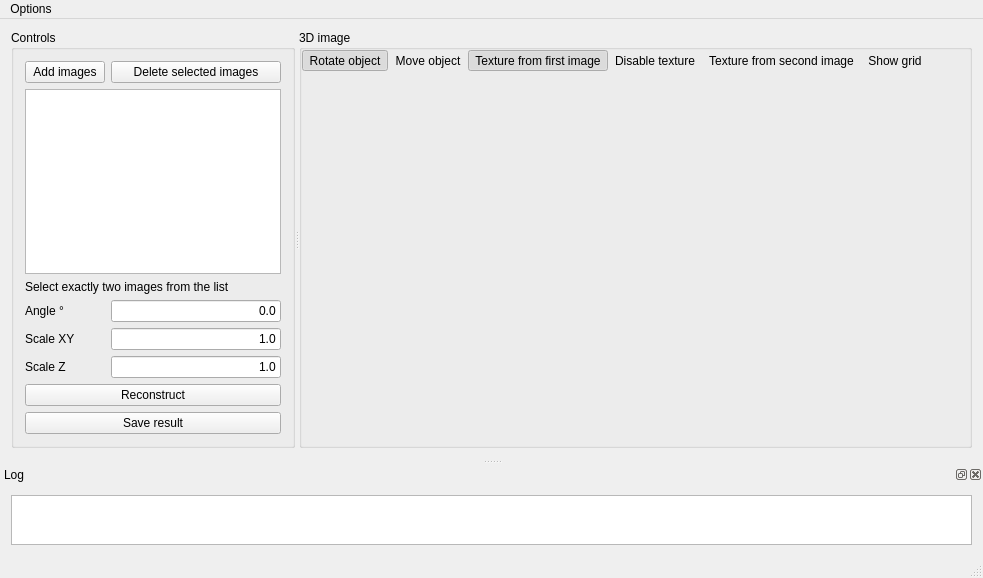
<?xml version="1.0" encoding="UTF-8"?>
<ui version="4.0">
 <class>MainWindow</class>
 <widget class="QMainWindow" name="MainWindow">
  <property name="geometry">
   <rect>
    <x>0</x>
    <y>0</y>
    <width>792</width>
    <height>578</height>
   </rect>
  </property>
  <property name="windowTitle">
   <string>Cybervision</string>
  </property>
  <property name="windowIcon">
   <iconset resource="../ReconstructionResources.qrc">
    <normaloff>:/icons/UI/icons/cybervision.png</normaloff>:/icons/UI/icons/cybervision.png</iconset>
  </property>
  <widget class="QWidget" name="centralWidget">
   <layout class="QGridLayout" name="gridLayout">
    <item row="0" column="0">
     <widget class="QSplitter" name="splitter">
      <property name="sizePolicy">
       <sizepolicy hsizetype="Expanding" vsizetype="Expanding">
        <horstretch>0</horstretch>
        <verstretch>0</verstretch>
       </sizepolicy>
      </property>
      <property name="locale">
       <locale language="English" country="UnitedStates"/>
      </property>
      <property name="orientation">
       <enum>Qt::Horizontal</enum>
      </property>
      <widget class="QGroupBox" name="controlsGroupBox">
       <property name="sizePolicy">
        <sizepolicy hsizetype="Fixed" vsizetype="Expanding">
         <horstretch>0</horstretch>
         <verstretch>0</verstretch>
        </sizepolicy>
       </property>
       <property name="title">
        <string>Controls</string>
       </property>
       <layout class="QGridLayout" name="gridLayout_2">
        <item row="0" column="0">
         <widget class="QPushButton" name="addImageButton">
          <property name="locale">
           <locale language="English" country="UnitedStates"/>
          </property>
          <property name="text">
           <string>Add images</string>
          </property>
         </widget>
        </item>
        <item row="2" column="0" colspan="2">
         <widget class="QListWidget" name="imageList">
          <property name="locale">
           <locale language="English" country="UnitedStates"/>
          </property>
          <property name="selectionMode">
           <enum>QAbstractItemView::MultiSelection</enum>
          </property>
         </widget>
        </item>
        <item row="8" column="0" colspan="2">
         <widget class="QPushButton" name="startProcessButton">
          <property name="locale">
           <locale language="English" country="UnitedStates"/>
          </property>
          <property name="text">
           <string>Reconstruct</string>
          </property>
         </widget>
        </item>
        <item row="9" column="0" colspan="2">
         <widget class="QPushButton" name="saveButton">
          <property name="locale">
           <locale language="English" country="UnitedStates"/>
          </property>
          <property name="text">
           <string>Save result</string>
          </property>
         </widget>
        </item>
        <item row="0" column="1">
         <widget class="QPushButton" name="deleteImageButton">
          <property name="locale">
           <locale language="English" country="UnitedStates"/>
          </property>
          <property name="text">
           <string>Delete selected images</string>
          </property>
         </widget>
        </item>
        <item row="3" column="0" colspan="2">
         <widget class="QLabel" name="selectionHintLabel">
          <property name="locale">
           <locale language="English" country="UnitedStates"/>
          </property>
          <property name="text">
           <string>Select exactly two images from the list</string>
          </property>
         </widget>
        </item>
        <item row="5" column="1">
         <widget class="QLineEdit" name="scaleXYEdit">
          <property name="text">
           <string>1.0</string>
          </property>
          <property name="alignment">
           <set>Qt::AlignRight|Qt::AlignTrailing|Qt::AlignVCenter</set>
          </property>
         </widget>
        </item>
        <item row="5" column="0">
         <widget class="QLabel" name="sceleXYLabel">
          <property name="text">
           <string>Scale XY</string>
          </property>
         </widget>
        </item>
        <item row="6" column="0">
         <widget class="QLabel" name="scaleZlabel">
          <property name="text">
           <string>Scale Z</string>
          </property>
         </widget>
        </item>
        <item row="6" column="1">
         <widget class="QLineEdit" name="scaleZEdit">
          <property name="text">
           <string>1.0</string>
          </property>
          <property name="alignment">
           <set>Qt::AlignRight|Qt::AlignTrailing|Qt::AlignVCenter</set>
          </property>
         </widget>
        </item>
        <item row="4" column="0">
         <widget class="QLabel" name="angleLabel">
          <property name="text">
           <string>Angle °</string>
          </property>
         </widget>
        </item>
        <item row="4" column="1">
         <widget class="QLineEdit" name="angleEdit">
          <property name="text">
           <string>0.0</string>
          </property>
          <property name="alignment">
           <set>Qt::AlignRight|Qt::AlignTrailing|Qt::AlignVCenter</set>
          </property>
         </widget>
        </item>
       </layout>
      </widget>
      <widget class="QGroupBox" name="viewportGroupBox">
       <property name="sizePolicy">
        <sizepolicy hsizetype="MinimumExpanding" vsizetype="Expanding">
         <horstretch>5</horstretch>
         <verstretch>0</verstretch>
        </sizepolicy>
       </property>
       <property name="baseSize">
        <size>
         <width>400</width>
         <height>0</height>
        </size>
       </property>
       <property name="locale">
        <locale language="English" country="UnitedStates"/>
       </property>
       <property name="title">
        <string>3D image</string>
       </property>
       <layout class="QVBoxLayout" name="verticalLayout_2">
        <property name="spacing">
         <number>0</number>
        </property>
        <property name="margin">
         <number>0</number>
        </property>
        <item>
         <widget class="QFrame" name="toolbarFrame">
          <layout class="QHBoxLayout" name="horizontalLayout">
           <property name="spacing">
            <number>0</number>
           </property>
           <property name="margin">
            <number>0</number>
           </property>
           <item>
            <widget class="QFrame" name="mouseModeFrame">
             <layout class="QHBoxLayout" name="horizontalLayout_4">
              <property name="spacing">
               <number>0</number>
              </property>
              <property name="margin">
               <number>0</number>
              </property>
              <item>
               <widget class="QToolButton" name="rotateToolButton">
                <property name="toolTip">
                 <string>Rotate object</string>
                </property>
                <property name="text">
                 <string>Rotate object</string>
                </property>
                <property name="icon">
                 <iconset resource="../ReconstructionResources.qrc">
                  <normaloff>:/icons/UI/icons/arrow-circle.png</normaloff>:/icons/UI/icons/arrow-circle.png</iconset>
                </property>
                <property name="checkable">
                 <bool>true</bool>
                </property>
                <property name="checked">
                 <bool>true</bool>
                </property>
                <property name="autoExclusive">
                 <bool>true</bool>
                </property>
                <property name="autoRaise">
                 <bool>true</bool>
                </property>
               </widget>
              </item>
              <item>
               <widget class="QToolButton" name="moveToolButton">
                <property name="toolTip">
                 <string>Move object</string>
                </property>
                <property name="text">
                 <string>Move object</string>
                </property>
                <property name="icon">
                 <iconset resource="../ReconstructionResources.qrc">
                  <normaloff>:/icons/UI/icons/arrow-move.png</normaloff>:/icons/UI/icons/arrow-move.png</iconset>
                </property>
                <property name="checkable">
                 <bool>true</bool>
                </property>
                <property name="autoExclusive">
                 <bool>true</bool>
                </property>
                <property name="autoRaise">
                 <bool>true</bool>
                </property>
               </widget>
              </item>
             </layout>
            </widget>
           </item>
           <item>
            <widget class="QFrame" name="textureModeFrame">
             <layout class="QHBoxLayout" name="horizontalLayout_3">
              <property name="spacing">
               <number>0</number>
              </property>
              <property name="margin">
               <number>0</number>
              </property>
              <item>
               <widget class="QToolButton" name="texture1ToolButton">
                <property name="toolTip">
                 <string>Texture from first image</string>
                </property>
                <property name="text">
                 <string>Texture from first image</string>
                </property>
                <property name="icon">
                 <iconset resource="../ReconstructionResources.qrc">
                  <normaloff>:/icons/UI/icons/texture-left.png</normaloff>:/icons/UI/icons/texture-left.png</iconset>
                </property>
                <property name="checkable">
                 <bool>true</bool>
                </property>
                <property name="checked">
                 <bool>true</bool>
                </property>
                <property name="autoExclusive">
                 <bool>true</bool>
                </property>
                <property name="autoRaise">
                 <bool>true</bool>
                </property>
               </widget>
              </item>
              <item>
               <widget class="QToolButton" name="textureNoneToolButton">
                <property name="toolTip">
                 <string>Disable texture</string>
                </property>
                <property name="text">
                 <string>Disable texture</string>
                </property>
                <property name="icon">
                 <iconset resource="../ReconstructionResources.qrc">
                  <normaloff>:/icons/UI/icons/texture-empty.png</normaloff>:/icons/UI/icons/texture-empty.png</iconset>
                </property>
                <property name="checkable">
                 <bool>true</bool>
                </property>
                <property name="autoExclusive">
                 <bool>true</bool>
                </property>
                <property name="autoRaise">
                 <bool>true</bool>
                </property>
               </widget>
              </item>
              <item>
               <widget class="QToolButton" name="texture2ToolButton">
                <property name="toolTip">
                 <string>Texture from second image</string>
                </property>
                <property name="text">
                 <string>Texture from second image</string>
                </property>
                <property name="icon">
                 <iconset resource="../ReconstructionResources.qrc">
                  <normaloff>:/icons/UI/icons/texture-right.png</normaloff>:/icons/UI/icons/texture-right.png</iconset>
                </property>
                <property name="checkable">
                 <bool>true</bool>
                </property>
                <property name="autoExclusive">
                 <bool>true</bool>
                </property>
                <property name="autoRaise">
                 <bool>true</bool>
                </property>
               </widget>
              </item>
             </layout>
            </widget>
           </item>
           <item>
            <widget class="QToolButton" name="gridToolButton">
             <property name="toolTip">
              <string>Show grid</string>
             </property>
             <property name="text">
              <string>Show grid</string>
             </property>
             <property name="icon">
              <iconset resource="../ReconstructionResources.qrc">
               <normaloff>:/icons/UI/icons/grid.png</normaloff>:/icons/UI/icons/grid.png</iconset>
             </property>
             <property name="checkable">
              <bool>true</bool>
             </property>
             <property name="autoRaise">
              <bool>true</bool>
             </property>
            </widget>
           </item>
           <item>
            <spacer name="horizontalSpacer">
             <property name="orientation">
              <enum>Qt::Horizontal</enum>
             </property>
             <property name="sizeHint" stdset="0">
              <size>
               <width>40</width>
               <height>20</height>
              </size>
             </property>
            </spacer>
           </item>
          </layout>
         </widget>
        </item>
        <item>
         <widget class="CybervisionViewer" name="openGLViewport" native="true">
          <property name="sizePolicy">
           <sizepolicy hsizetype="MinimumExpanding" vsizetype="MinimumExpanding">
            <horstretch>0</horstretch>
            <verstretch>0</verstretch>
           </sizepolicy>
          </property>
          <property name="locale">
           <locale language="English" country="UnitedStates"/>
          </property>
         </widget>
        </item>
       </layout>
      </widget>
     </widget>
    </item>
   </layout>
  </widget>
  <widget class="QStatusBar" name="statusBar">
   <property name="locale">
    <locale language="English" country="UnitedStates"/>
   </property>
  </widget>
  <widget class="QDockWidget" name="logDockWidget">
   <property name="locale">
    <locale language="English" country="UnitedStates"/>
   </property>
   <property name="windowTitle">
    <string>Log</string>
   </property>
   <attribute name="dockWidgetArea">
    <number>8</number>
   </attribute>
   <widget class="QWidget" name="dockWidgetContents">
    <layout class="QHBoxLayout" name="horizontalLayout_2">
     <item>
      <widget class="QPlainTextEdit" name="logTextEdit">
       <property name="sizePolicy">
        <sizepolicy hsizetype="Expanding" vsizetype="Ignored">
         <horstretch>0</horstretch>
         <verstretch>0</verstretch>
        </sizepolicy>
       </property>
       <property name="minimumSize">
        <size>
         <width>0</width>
         <height>50</height>
        </size>
       </property>
       <property name="locale">
        <locale language="English" country="UnitedStates"/>
       </property>
       <property name="undoRedoEnabled">
        <bool>false</bool>
       </property>
       <property name="readOnly">
        <bool>true</bool>
       </property>
      </widget>
     </item>
    </layout>
   </widget>
  </widget>
  <widget class="QMenuBar" name="menuBar">
   <property name="geometry">
    <rect>
     <x>0</x>
     <y>0</y>
     <width>792</width>
     <height>21</height>
    </rect>
   </property>
   <property name="locale">
    <locale language="English" country="UnitedStates"/>
   </property>
   <widget class="QMenu" name="menuOptions">
    <property name="locale">
     <locale language="English" country="UnitedStates"/>
    </property>
    <property name="title">
     <string>Options</string>
    </property>
    <addaction name="actionShowlog"/>
    <addaction name="actionPrefer_scale_from_metadata"/>
   </widget>
   <addaction name="menuOptions"/>
  </widget>
  <action name="actionShowlog">
   <property name="checkable">
    <bool>true</bool>
   </property>
   <property name="text">
    <string>Show log</string>
   </property>
   <property name="toolTip">
    <string>Show the log</string>
   </property>
  </action>
  <action name="actionPrefer_scale_from_metadata">
   <property name="checkable">
    <bool>true</bool>
   </property>
   <property name="checked">
    <bool>true</bool>
   </property>
   <property name="text">
    <string>Prefer scale from metadata</string>
   </property>
  </action>
 </widget>
 <layoutdefault spacing="6" margin="11"/>
 <customwidgets>
  <customwidget>
   <class>CybervisionViewer</class>
   <extends>QWidget</extends>
   <header>UI/cybervisionviewer.h</header>
   <container>1</container>
  </customwidget>
 </customwidgets>
 <resources>
  <include location="../ReconstructionResources.qrc"/>
 </resources>
 <connections/>
</ui>
